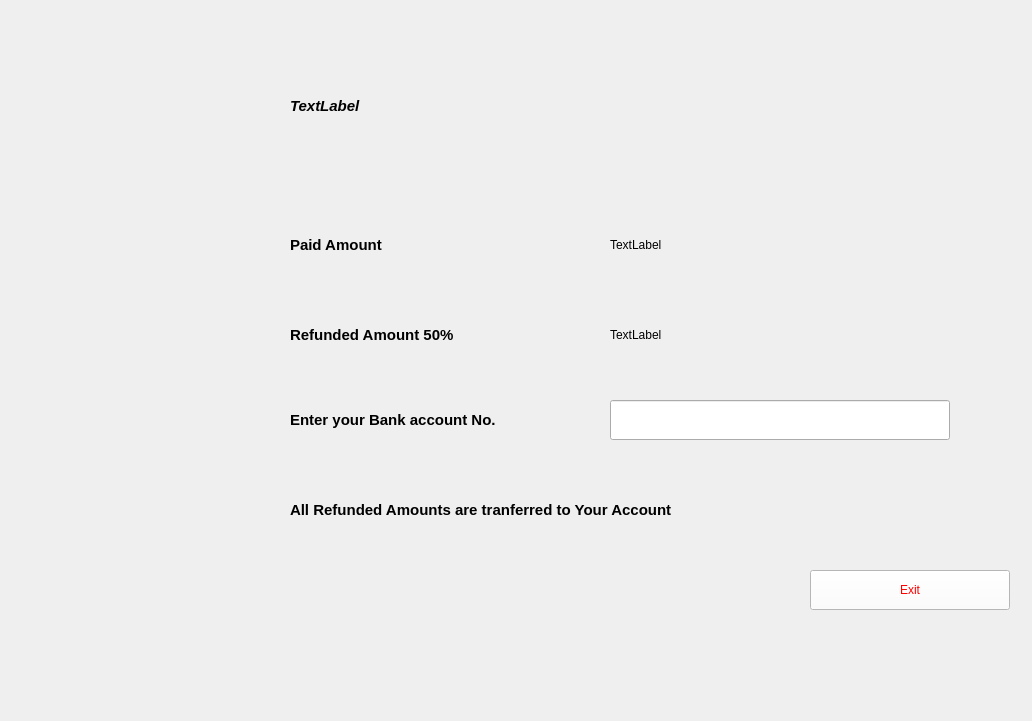
<?xml version="1.0" encoding="UTF-8"?>
<ui version="4.0">
 <class>Form</class>
 <widget class="QWidget" name="Form">
  <property name="geometry">
   <rect>
    <x>0</x>
    <y>0</y>
    <width>1032</width>
    <height>721</height>
   </rect>
  </property>
  <property name="windowTitle">
   <string>Form</string>
  </property>
  <widget class="QLabel" name="ShowCancelDetailsLabel">
   <property name="geometry">
    <rect>
     <x>290</x>
     <y>40</y>
     <width>551</width>
     <height>131</height>
    </rect>
   </property>
   <property name="font">
    <font>
     <pointsize>11</pointsize>
     <italic>true</italic>
     <bold>true</bold>
    </font>
   </property>
   <property name="styleSheet">
    <string notr="true">font: 700 italic 11pt &quot;Segoe UI&quot;;</string>
   </property>
   <property name="text">
    <string>TextLabel</string>
   </property>
  </widget>
  <widget class="QLabel" name="label">
   <property name="geometry">
    <rect>
     <x>-9</x>
     <y>-40</y>
     <width>1061</width>
     <height>761</height>
    </rect>
   </property>
   <property name="text">
    <string/>
   </property>
   <property name="pixmap">
    <pixmap>White green recipet.jpg</pixmap>
   </property>
   <property name="scaledContents">
    <bool>true</bool>
   </property>
  </widget>
  <widget class="QPushButton" name="ExitButton">
   <property name="geometry">
    <rect>
     <x>810</x>
     <y>570</y>
     <width>200</width>
     <height>40</height>
    </rect>
   </property>
   <property name="styleSheet">
    <string notr="true">background-color: rgb(255, 255, 255);
color: rgb(255, 0, 0);
font: 700 italic 9pt &quot;Segoe UI&quot;;</string>
   </property>
   <property name="text">
    <string>Exit</string>
   </property>
  </widget>
  <widget class="QLabel" name="label_2">
   <property name="geometry">
    <rect>
     <x>290</x>
     <y>220</y>
     <width>200</width>
     <height>50</height>
    </rect>
   </property>
   <property name="text">
    <string>&lt;html&gt;&lt;head/&gt;&lt;body&gt;&lt;p&gt;&lt;span style=&quot; font-size:11pt; font-weight:700;&quot;&gt;Paid Amount&lt;/span&gt;&lt;/p&gt;&lt;/body&gt;&lt;/html&gt;</string>
   </property>
  </widget>
  <widget class="QLabel" name="totalFare">
   <property name="geometry">
    <rect>
     <x>610</x>
     <y>230</y>
     <width>180</width>
     <height>30</height>
    </rect>
   </property>
   <property name="styleSheet">
    <string notr="true">font: 700 9pt &quot;Segoe UI&quot;;</string>
   </property>
   <property name="text">
    <string>TextLabel</string>
   </property>
  </widget>
  <widget class="QLabel" name="label_4">
   <property name="geometry">
    <rect>
     <x>290</x>
     <y>320</y>
     <width>211</width>
     <height>30</height>
    </rect>
   </property>
   <property name="text">
    <string>&lt;html&gt;&lt;head/&gt;&lt;body&gt;&lt;p&gt;&lt;span style=&quot; font-size:11pt; font-weight:700;&quot;&gt;Refunded Amount 50%&lt;/span&gt;&lt;/p&gt;&lt;/body&gt;&lt;/html&gt;</string>
   </property>
  </widget>
  <widget class="QLabel" name="RefundLabel">
   <property name="geometry">
    <rect>
     <x>610</x>
     <y>320</y>
     <width>120</width>
     <height>30</height>
    </rect>
   </property>
   <property name="styleSheet">
    <string notr="true">font: 700 9pt &quot;Segoe UI&quot;;</string>
   </property>
   <property name="text">
    <string>TextLabel</string>
   </property>
  </widget>
  <widget class="QLabel" name="label_3">
   <property name="geometry">
    <rect>
     <x>290</x>
     <y>490</y>
     <width>530</width>
     <height>40</height>
    </rect>
   </property>
   <property name="text">
    <string>&lt;html&gt;&lt;head/&gt;&lt;body&gt;&lt;p&gt;&lt;span style=&quot; font-size:11pt; font-weight:700;&quot;&gt;All Refunded Amounts are tranferred to Your Account&lt;/span&gt;&lt;/p&gt;&lt;/body&gt;&lt;/html&gt;</string>
   </property>
  </widget>
  <widget class="QLabel" name="label_5">
   <property name="geometry">
    <rect>
     <x>290</x>
     <y>400</y>
     <width>271</width>
     <height>40</height>
    </rect>
   </property>
   <property name="text">
    <string>&lt;html&gt;&lt;head/&gt;&lt;body&gt;&lt;p&gt;&lt;span style=&quot; font-size:11pt; font-weight:700;&quot;&gt;Enter your Bank account No.&lt;/span&gt;&lt;/p&gt;&lt;/body&gt;&lt;/html&gt;</string>
   </property>
  </widget>
  <widget class="QLineEdit" name="lineEdit">
   <property name="geometry">
    <rect>
     <x>610</x>
     <y>400</y>
     <width>340</width>
     <height>40</height>
    </rect>
   </property>
  </widget>
  <zorder>label</zorder>
  <zorder>ShowCancelDetailsLabel</zorder>
  <zorder>ExitButton</zorder>
  <zorder>label_2</zorder>
  <zorder>totalFare</zorder>
  <zorder>label_4</zorder>
  <zorder>RefundLabel</zorder>
  <zorder>label_3</zorder>
  <zorder>label_5</zorder>
  <zorder>lineEdit</zorder>
 </widget>
 <resources/>
 <connections/>
</ui>
